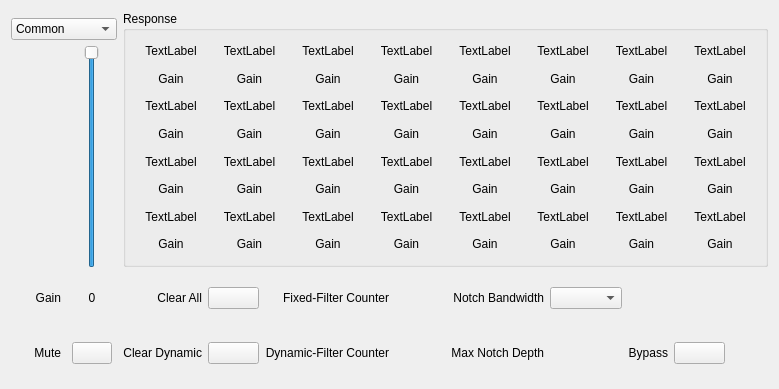
<?xml version="1.0" encoding="UTF-8"?>
<ui version="4.0">
 <class>CfgSettingNFC</class>
 <widget class="QWidget" name="CfgSettingNFC">
  <property name="geometry">
   <rect>
    <x>0</x>
    <y>0</y>
    <width>779</width>
    <height>389</height>
   </rect>
  </property>
  <property name="minimumSize">
   <size>
    <width>779</width>
    <height>389</height>
   </size>
  </property>
  <property name="windowTitle">
   <string>Form</string>
  </property>
  <layout class="QHBoxLayout" name="horizontalLayout">
   <item>
    <layout class="QGridLayout" name="gridLayout">
     <property name="leftMargin">
      <number>0</number>
     </property>
     <property name="topMargin">
      <number>7</number>
     </property>
     <property name="rightMargin">
      <number>0</number>
     </property>
     <property name="bottomMargin">
      <number>0</number>
     </property>
     <property name="verticalSpacing">
      <number>5</number>
     </property>
     <item row="0" column="0" colspan="2">
      <widget class="QComboBox" name="outmode">
       <item>
        <property name="text">
         <string>Common</string>
        </property>
       </item>
       <item>
        <property name="text">
         <string>Bypass</string>
        </property>
       </item>
       <item>
        <property name="text">
         <string>Mute</string>
        </property>
       </item>
      </widget>
     </item>
     <item row="2" column="1" alignment="Qt::AlignHCenter">
      <widget class="QSlider" name="outgain">
       <property name="minimum">
        <number>-100</number>
       </property>
       <property name="maximum">
        <number>0</number>
       </property>
       <property name="orientation">
        <enum>Qt::Vertical</enum>
       </property>
      </widget>
     </item>
     <item row="4" column="0">
      <widget class="QLabel" name="label">
       <property name="minimumSize">
        <size>
         <width>50</width>
         <height>50</height>
        </size>
       </property>
       <property name="maximumSize">
        <size>
         <width>50</width>
         <height>50</height>
        </size>
       </property>
       <property name="text">
        <string>Gain</string>
       </property>
       <property name="alignment">
        <set>Qt::AlignRight|Qt::AlignTrailing|Qt::AlignVCenter</set>
       </property>
      </widget>
     </item>
     <item row="5" column="1" alignment="Qt::AlignHCenter">
      <widget class="QPushButton" name="pushButton_Mute">
       <property name="text">
        <string/>
       </property>
       <property name="checkable">
        <bool>true</bool>
       </property>
      </widget>
     </item>
     <item row="4" column="1" alignment="Qt::AlignHCenter|Qt::AlignVCenter">
      <widget class="QLabel" name="outgain_label">
       <property name="minimumSize">
        <size>
         <width>50</width>
         <height>18</height>
        </size>
       </property>
       <property name="maximumSize">
        <size>
         <width>50</width>
         <height>18</height>
        </size>
       </property>
       <property name="text">
        <string>0</string>
       </property>
       <property name="alignment">
        <set>Qt::AlignCenter</set>
       </property>
      </widget>
     </item>
     <item row="5" column="0">
      <widget class="QLabel" name="label_10">
       <property name="minimumSize">
        <size>
         <width>50</width>
         <height>50</height>
        </size>
       </property>
       <property name="maximumSize">
        <size>
         <width>50</width>
         <height>50</height>
        </size>
       </property>
       <property name="text">
        <string>Mute</string>
       </property>
       <property name="alignment">
        <set>Qt::AlignRight|Qt::AlignTrailing|Qt::AlignVCenter</set>
       </property>
      </widget>
     </item>
    </layout>
   </item>
   <item>
    <layout class="QVBoxLayout" name="verticalLayout">
     <item>
      <widget class="QGroupBox" name="groupBox">
       <property name="title">
        <string>Response</string>
       </property>
       <layout class="QGridLayout" name="gridLayout_3">
        <item row="0" column="0">
         <widget class="QLabel" name="label_How_1">
          <property name="text">
           <string>TextLabel</string>
          </property>
          <property name="alignment">
           <set>Qt::AlignCenter</set>
          </property>
         </widget>
        </item>
        <item row="0" column="1">
         <widget class="QLabel" name="label_How_2">
          <property name="text">
           <string>TextLabel</string>
          </property>
          <property name="alignment">
           <set>Qt::AlignCenter</set>
          </property>
         </widget>
        </item>
        <item row="0" column="2">
         <widget class="QLabel" name="label_How_3">
          <property name="text">
           <string>TextLabel</string>
          </property>
          <property name="alignment">
           <set>Qt::AlignCenter</set>
          </property>
         </widget>
        </item>
        <item row="0" column="3">
         <widget class="QLabel" name="label_How_4">
          <property name="text">
           <string>TextLabel</string>
          </property>
          <property name="alignment">
           <set>Qt::AlignCenter</set>
          </property>
         </widget>
        </item>
        <item row="0" column="4">
         <widget class="QLabel" name="label_How_5">
          <property name="text">
           <string>TextLabel</string>
          </property>
          <property name="alignment">
           <set>Qt::AlignCenter</set>
          </property>
         </widget>
        </item>
        <item row="0" column="5">
         <widget class="QLabel" name="label_How_6">
          <property name="text">
           <string>TextLabel</string>
          </property>
          <property name="alignment">
           <set>Qt::AlignCenter</set>
          </property>
         </widget>
        </item>
        <item row="0" column="6">
         <widget class="QLabel" name="label_How_7">
          <property name="text">
           <string>TextLabel</string>
          </property>
          <property name="alignment">
           <set>Qt::AlignCenter</set>
          </property>
         </widget>
        </item>
        <item row="0" column="7">
         <widget class="QLabel" name="label_How_8">
          <property name="text">
           <string>TextLabel</string>
          </property>
          <property name="alignment">
           <set>Qt::AlignCenter</set>
          </property>
         </widget>
        </item>
        <item row="1" column="0">
         <widget class="QLabel" name="label_Depth_1">
          <property name="text">
           <string>Gain</string>
          </property>
          <property name="alignment">
           <set>Qt::AlignCenter</set>
          </property>
         </widget>
        </item>
        <item row="1" column="1">
         <widget class="QLabel" name="label_Depth_2">
          <property name="text">
           <string>Gain</string>
          </property>
          <property name="alignment">
           <set>Qt::AlignCenter</set>
          </property>
         </widget>
        </item>
        <item row="1" column="2">
         <widget class="QLabel" name="label_Depth_3">
          <property name="text">
           <string>Gain</string>
          </property>
          <property name="alignment">
           <set>Qt::AlignCenter</set>
          </property>
         </widget>
        </item>
        <item row="1" column="3">
         <widget class="QLabel" name="label_Depth_4">
          <property name="text">
           <string>Gain</string>
          </property>
          <property name="alignment">
           <set>Qt::AlignCenter</set>
          </property>
         </widget>
        </item>
        <item row="1" column="4">
         <widget class="QLabel" name="label_Depth_5">
          <property name="text">
           <string>Gain</string>
          </property>
          <property name="alignment">
           <set>Qt::AlignCenter</set>
          </property>
         </widget>
        </item>
        <item row="1" column="5">
         <widget class="QLabel" name="label_Depth_6">
          <property name="text">
           <string>Gain</string>
          </property>
          <property name="alignment">
           <set>Qt::AlignCenter</set>
          </property>
         </widget>
        </item>
        <item row="1" column="6">
         <widget class="QLabel" name="label_Depth_7">
          <property name="text">
           <string>Gain</string>
          </property>
          <property name="alignment">
           <set>Qt::AlignCenter</set>
          </property>
         </widget>
        </item>
        <item row="1" column="7">
         <widget class="QLabel" name="label_Depth_8">
          <property name="text">
           <string>Gain</string>
          </property>
          <property name="alignment">
           <set>Qt::AlignCenter</set>
          </property>
         </widget>
        </item>
        <item row="2" column="0">
         <widget class="QLabel" name="label_How_9">
          <property name="text">
           <string>TextLabel</string>
          </property>
          <property name="alignment">
           <set>Qt::AlignCenter</set>
          </property>
         </widget>
        </item>
        <item row="2" column="1">
         <widget class="QLabel" name="label_How_10">
          <property name="text">
           <string>TextLabel</string>
          </property>
          <property name="alignment">
           <set>Qt::AlignCenter</set>
          </property>
         </widget>
        </item>
        <item row="2" column="2">
         <widget class="QLabel" name="label_How_11">
          <property name="text">
           <string>TextLabel</string>
          </property>
          <property name="alignment">
           <set>Qt::AlignCenter</set>
          </property>
         </widget>
        </item>
        <item row="2" column="3">
         <widget class="QLabel" name="label_How_12">
          <property name="text">
           <string>TextLabel</string>
          </property>
          <property name="alignment">
           <set>Qt::AlignCenter</set>
          </property>
         </widget>
        </item>
        <item row="2" column="4">
         <widget class="QLabel" name="label_How_13">
          <property name="text">
           <string>TextLabel</string>
          </property>
          <property name="alignment">
           <set>Qt::AlignCenter</set>
          </property>
         </widget>
        </item>
        <item row="2" column="5">
         <widget class="QLabel" name="label_How_14">
          <property name="text">
           <string>TextLabel</string>
          </property>
          <property name="alignment">
           <set>Qt::AlignCenter</set>
          </property>
         </widget>
        </item>
        <item row="2" column="6">
         <widget class="QLabel" name="label_How_15">
          <property name="text">
           <string>TextLabel</string>
          </property>
          <property name="alignment">
           <set>Qt::AlignCenter</set>
          </property>
         </widget>
        </item>
        <item row="2" column="7">
         <widget class="QLabel" name="label_How_16">
          <property name="text">
           <string>TextLabel</string>
          </property>
          <property name="alignment">
           <set>Qt::AlignCenter</set>
          </property>
         </widget>
        </item>
        <item row="3" column="0">
         <widget class="QLabel" name="label_Depth_9">
          <property name="text">
           <string>Gain</string>
          </property>
          <property name="alignment">
           <set>Qt::AlignCenter</set>
          </property>
         </widget>
        </item>
        <item row="3" column="1">
         <widget class="QLabel" name="label_Depth_10">
          <property name="text">
           <string>Gain</string>
          </property>
          <property name="alignment">
           <set>Qt::AlignCenter</set>
          </property>
         </widget>
        </item>
        <item row="3" column="2">
         <widget class="QLabel" name="label_Depth_11">
          <property name="text">
           <string>Gain</string>
          </property>
          <property name="alignment">
           <set>Qt::AlignCenter</set>
          </property>
         </widget>
        </item>
        <item row="3" column="3">
         <widget class="QLabel" name="label_Depth_12">
          <property name="text">
           <string>Gain</string>
          </property>
          <property name="alignment">
           <set>Qt::AlignCenter</set>
          </property>
         </widget>
        </item>
        <item row="3" column="4">
         <widget class="QLabel" name="label_Depth_13">
          <property name="text">
           <string>Gain</string>
          </property>
          <property name="alignment">
           <set>Qt::AlignCenter</set>
          </property>
         </widget>
        </item>
        <item row="3" column="5">
         <widget class="QLabel" name="label_Depth_14">
          <property name="text">
           <string>Gain</string>
          </property>
          <property name="alignment">
           <set>Qt::AlignCenter</set>
          </property>
         </widget>
        </item>
        <item row="3" column="6">
         <widget class="QLabel" name="label_Depth_15">
          <property name="text">
           <string>Gain</string>
          </property>
          <property name="alignment">
           <set>Qt::AlignCenter</set>
          </property>
         </widget>
        </item>
        <item row="3" column="7">
         <widget class="QLabel" name="label_Depth_16">
          <property name="text">
           <string>Gain</string>
          </property>
          <property name="alignment">
           <set>Qt::AlignCenter</set>
          </property>
         </widget>
        </item>
        <item row="4" column="0">
         <widget class="QLabel" name="label_How_17">
          <property name="text">
           <string>TextLabel</string>
          </property>
          <property name="alignment">
           <set>Qt::AlignCenter</set>
          </property>
         </widget>
        </item>
        <item row="4" column="1">
         <widget class="QLabel" name="label_How_18">
          <property name="text">
           <string>TextLabel</string>
          </property>
          <property name="alignment">
           <set>Qt::AlignCenter</set>
          </property>
         </widget>
        </item>
        <item row="4" column="2">
         <widget class="QLabel" name="label_How_19">
          <property name="text">
           <string>TextLabel</string>
          </property>
          <property name="alignment">
           <set>Qt::AlignCenter</set>
          </property>
         </widget>
        </item>
        <item row="4" column="3">
         <widget class="QLabel" name="label_How_20">
          <property name="text">
           <string>TextLabel</string>
          </property>
          <property name="alignment">
           <set>Qt::AlignCenter</set>
          </property>
         </widget>
        </item>
        <item row="4" column="4">
         <widget class="QLabel" name="label_How_21">
          <property name="text">
           <string>TextLabel</string>
          </property>
          <property name="alignment">
           <set>Qt::AlignCenter</set>
          </property>
         </widget>
        </item>
        <item row="4" column="5">
         <widget class="QLabel" name="label_How_22">
          <property name="text">
           <string>TextLabel</string>
          </property>
          <property name="alignment">
           <set>Qt::AlignCenter</set>
          </property>
         </widget>
        </item>
        <item row="4" column="6">
         <widget class="QLabel" name="label_How_23">
          <property name="text">
           <string>TextLabel</string>
          </property>
          <property name="alignment">
           <set>Qt::AlignCenter</set>
          </property>
         </widget>
        </item>
        <item row="4" column="7">
         <widget class="QLabel" name="label_How_24">
          <property name="text">
           <string>TextLabel</string>
          </property>
          <property name="alignment">
           <set>Qt::AlignCenter</set>
          </property>
         </widget>
        </item>
        <item row="5" column="0">
         <widget class="QLabel" name="label_Depth_17">
          <property name="text">
           <string>Gain</string>
          </property>
          <property name="alignment">
           <set>Qt::AlignCenter</set>
          </property>
         </widget>
        </item>
        <item row="5" column="1">
         <widget class="QLabel" name="label_Depth_18">
          <property name="text">
           <string>Gain</string>
          </property>
          <property name="alignment">
           <set>Qt::AlignCenter</set>
          </property>
         </widget>
        </item>
        <item row="5" column="2">
         <widget class="QLabel" name="label_Depth_19">
          <property name="text">
           <string>Gain</string>
          </property>
          <property name="alignment">
           <set>Qt::AlignCenter</set>
          </property>
         </widget>
        </item>
        <item row="5" column="3">
         <widget class="QLabel" name="label_Depth_20">
          <property name="text">
           <string>Gain</string>
          </property>
          <property name="alignment">
           <set>Qt::AlignCenter</set>
          </property>
         </widget>
        </item>
        <item row="5" column="4">
         <widget class="QLabel" name="label_Depth_21">
          <property name="text">
           <string>Gain</string>
          </property>
          <property name="alignment">
           <set>Qt::AlignCenter</set>
          </property>
         </widget>
        </item>
        <item row="5" column="5">
         <widget class="QLabel" name="label_Depth_22">
          <property name="text">
           <string>Gain</string>
          </property>
          <property name="alignment">
           <set>Qt::AlignCenter</set>
          </property>
         </widget>
        </item>
        <item row="5" column="6">
         <widget class="QLabel" name="label_Depth_23">
          <property name="text">
           <string>Gain</string>
          </property>
          <property name="alignment">
           <set>Qt::AlignCenter</set>
          </property>
         </widget>
        </item>
        <item row="5" column="7">
         <widget class="QLabel" name="label_Depth_24">
          <property name="text">
           <string>Gain</string>
          </property>
          <property name="alignment">
           <set>Qt::AlignCenter</set>
          </property>
         </widget>
        </item>
        <item row="6" column="0">
         <widget class="QLabel" name="label_How_25">
          <property name="text">
           <string>TextLabel</string>
          </property>
          <property name="alignment">
           <set>Qt::AlignCenter</set>
          </property>
         </widget>
        </item>
        <item row="6" column="1">
         <widget class="QLabel" name="label_How_26">
          <property name="text">
           <string>TextLabel</string>
          </property>
          <property name="alignment">
           <set>Qt::AlignCenter</set>
          </property>
         </widget>
        </item>
        <item row="6" column="2">
         <widget class="QLabel" name="label_How_27">
          <property name="text">
           <string>TextLabel</string>
          </property>
          <property name="alignment">
           <set>Qt::AlignCenter</set>
          </property>
         </widget>
        </item>
        <item row="6" column="3">
         <widget class="QLabel" name="label_How_28">
          <property name="text">
           <string>TextLabel</string>
          </property>
          <property name="alignment">
           <set>Qt::AlignCenter</set>
          </property>
         </widget>
        </item>
        <item row="6" column="4">
         <widget class="QLabel" name="label_How_29">
          <property name="text">
           <string>TextLabel</string>
          </property>
          <property name="alignment">
           <set>Qt::AlignCenter</set>
          </property>
         </widget>
        </item>
        <item row="6" column="5">
         <widget class="QLabel" name="label_How_30">
          <property name="text">
           <string>TextLabel</string>
          </property>
          <property name="alignment">
           <set>Qt::AlignCenter</set>
          </property>
         </widget>
        </item>
        <item row="6" column="6">
         <widget class="QLabel" name="label_How_31">
          <property name="text">
           <string>TextLabel</string>
          </property>
          <property name="alignment">
           <set>Qt::AlignCenter</set>
          </property>
         </widget>
        </item>
        <item row="6" column="7">
         <widget class="QLabel" name="label_How_32">
          <property name="text">
           <string>TextLabel</string>
          </property>
          <property name="alignment">
           <set>Qt::AlignCenter</set>
          </property>
         </widget>
        </item>
        <item row="7" column="0">
         <widget class="QLabel" name="label_Depth_25">
          <property name="text">
           <string>Gain</string>
          </property>
          <property name="alignment">
           <set>Qt::AlignCenter</set>
          </property>
         </widget>
        </item>
        <item row="7" column="1">
         <widget class="QLabel" name="label_Depth_26">
          <property name="text">
           <string>Gain</string>
          </property>
          <property name="alignment">
           <set>Qt::AlignCenter</set>
          </property>
         </widget>
        </item>
        <item row="7" column="2">
         <widget class="QLabel" name="label_Depth_27">
          <property name="text">
           <string>Gain</string>
          </property>
          <property name="alignment">
           <set>Qt::AlignCenter</set>
          </property>
         </widget>
        </item>
        <item row="7" column="3">
         <widget class="QLabel" name="label_Depth_28">
          <property name="text">
           <string>Gain</string>
          </property>
          <property name="alignment">
           <set>Qt::AlignCenter</set>
          </property>
         </widget>
        </item>
        <item row="7" column="4">
         <widget class="QLabel" name="label_Depth_29">
          <property name="text">
           <string>Gain</string>
          </property>
          <property name="alignment">
           <set>Qt::AlignCenter</set>
          </property>
         </widget>
        </item>
        <item row="7" column="5">
         <widget class="QLabel" name="label_Depth_30">
          <property name="text">
           <string>Gain</string>
          </property>
          <property name="alignment">
           <set>Qt::AlignCenter</set>
          </property>
         </widget>
        </item>
        <item row="7" column="6">
         <widget class="QLabel" name="label_Depth_31">
          <property name="text">
           <string>Gain</string>
          </property>
          <property name="alignment">
           <set>Qt::AlignCenter</set>
          </property>
         </widget>
        </item>
        <item row="7" column="7">
         <widget class="QLabel" name="label_Depth_32">
          <property name="text">
           <string>Gain</string>
          </property>
          <property name="alignment">
           <set>Qt::AlignCenter</set>
          </property>
         </widget>
        </item>
       </layout>
      </widget>
     </item>
     <item>
      <layout class="QGridLayout" name="gridLayout_2">
       <property name="verticalSpacing">
        <number>5</number>
       </property>
       <item row="1" column="3">
        <widget class="ConfigGainWidget" name="dynamicfilter" native="true">
         <property name="minimumSize">
          <size>
           <width>50</width>
           <height>50</height>
          </size>
         </property>
         <property name="maximumSize">
          <size>
           <width>50</width>
           <height>50</height>
          </size>
         </property>
        </widget>
       </item>
       <item row="1" column="8" alignment="Qt::AlignHCenter">
        <widget class="QPushButton" name="pushButton_Bypass">
         <property name="minimumSize">
          <size>
           <width>51</width>
           <height>0</height>
          </size>
         </property>
         <property name="text">
          <string/>
         </property>
         <property name="checkable">
          <bool>true</bool>
         </property>
        </widget>
       </item>
       <item row="1" column="0">
        <widget class="QLabel" name="label_7">
         <property name="text">
          <string>Clear Dynamic</string>
         </property>
         <property name="alignment">
          <set>Qt::AlignRight|Qt::AlignTrailing|Qt::AlignVCenter</set>
         </property>
        </widget>
       </item>
       <item row="1" column="6" alignment="Qt::AlignHCenter|Qt::AlignVCenter">
        <widget class="ConfigGainWidget" name="maxnotchdepth" native="true">
         <property name="minimumSize">
          <size>
           <width>50</width>
           <height>50</height>
          </size>
         </property>
         <property name="maximumSize">
          <size>
           <width>50</width>
           <height>50</height>
          </size>
         </property>
        </widget>
       </item>
       <item row="1" column="4">
        <widget class="QLabel" name="label_5">
         <property name="text">
          <string>Max Notch Depth</string>
         </property>
         <property name="alignment">
          <set>Qt::AlignRight|Qt::AlignTrailing|Qt::AlignVCenter</set>
         </property>
         <property name="wordWrap">
          <bool>true</bool>
         </property>
        </widget>
       </item>
       <item row="0" column="0">
        <widget class="QLabel" name="label_6">
         <property name="text">
          <string>Clear All</string>
         </property>
         <property name="alignment">
          <set>Qt::AlignRight|Qt::AlignTrailing|Qt::AlignVCenter</set>
         </property>
        </widget>
       </item>
       <item row="0" column="2">
        <widget class="QLabel" name="label_2">
         <property name="text">
          <string>Fixed-Filter Counter</string>
         </property>
         <property name="alignment">
          <set>Qt::AlignRight|Qt::AlignTrailing|Qt::AlignVCenter</set>
         </property>
         <property name="wordWrap">
          <bool>true</bool>
         </property>
        </widget>
       </item>
       <item row="1" column="7">
        <widget class="QLabel" name="label_8">
         <property name="text">
          <string>Bypass</string>
         </property>
         <property name="alignment">
          <set>Qt::AlignRight|Qt::AlignTrailing|Qt::AlignVCenter</set>
         </property>
        </widget>
       </item>
       <item row="1" column="1" alignment="Qt::AlignHCenter">
        <widget class="QPushButton" name="pushButton_2">
         <property name="minimumSize">
          <size>
           <width>51</width>
           <height>0</height>
          </size>
         </property>
         <property name="text">
          <string/>
         </property>
        </widget>
       </item>
       <item row="0" column="6">
        <widget class="QComboBox" name="notchbandwidth"/>
       </item>
       <item row="0" column="3">
        <widget class="ConfigGainWidget" name="fixedfilter" native="true">
         <property name="minimumSize">
          <size>
           <width>50</width>
           <height>50</height>
          </size>
         </property>
         <property name="maximumSize">
          <size>
           <width>50</width>
           <height>50</height>
          </size>
         </property>
        </widget>
       </item>
       <item row="0" column="1" alignment="Qt::AlignHCenter">
        <widget class="QPushButton" name="pushButton">
         <property name="minimumSize">
          <size>
           <width>51</width>
           <height>0</height>
          </size>
         </property>
         <property name="text">
          <string/>
         </property>
        </widget>
       </item>
       <item row="0" column="4">
        <widget class="QLabel" name="label_4">
         <property name="text">
          <string>Notch Bandwidth</string>
         </property>
         <property name="alignment">
          <set>Qt::AlignRight|Qt::AlignTrailing|Qt::AlignVCenter</set>
         </property>
         <property name="wordWrap">
          <bool>true</bool>
         </property>
        </widget>
       </item>
       <item row="1" column="2">
        <widget class="QLabel" name="label_3">
         <property name="text">
          <string>Dynamic-Filter Counter</string>
         </property>
         <property name="alignment">
          <set>Qt::AlignRight|Qt::AlignTrailing|Qt::AlignVCenter</set>
         </property>
         <property name="wordWrap">
          <bool>true</bool>
         </property>
        </widget>
       </item>
       <item row="1" column="9">
        <spacer name="horizontalSpacer">
         <property name="orientation">
          <enum>Qt::Horizontal</enum>
         </property>
         <property name="sizeHint" stdset="0">
          <size>
           <width>10</width>
           <height>20</height>
          </size>
         </property>
        </spacer>
       </item>
      </layout>
     </item>
    </layout>
   </item>
  </layout>
 </widget>
 <customwidgets>
  <customwidget>
   <class>ConfigGainWidget</class>
   <extends>QWidget</extends>
   <header>customWidget/configgainwidget.h</header>
   <container>1</container>
  </customwidget>
 </customwidgets>
 <tabstops>
  <tabstop>outmode</tabstop>
  <tabstop>outgain</tabstop>
  <tabstop>pushButton_Mute</tabstop>
  <tabstop>pushButton</tabstop>
  <tabstop>pushButton_2</tabstop>
  <tabstop>notchbandwidth</tabstop>
  <tabstop>pushButton_Bypass</tabstop>
 </tabstops>
 <resources/>
 <connections/>
</ui>
